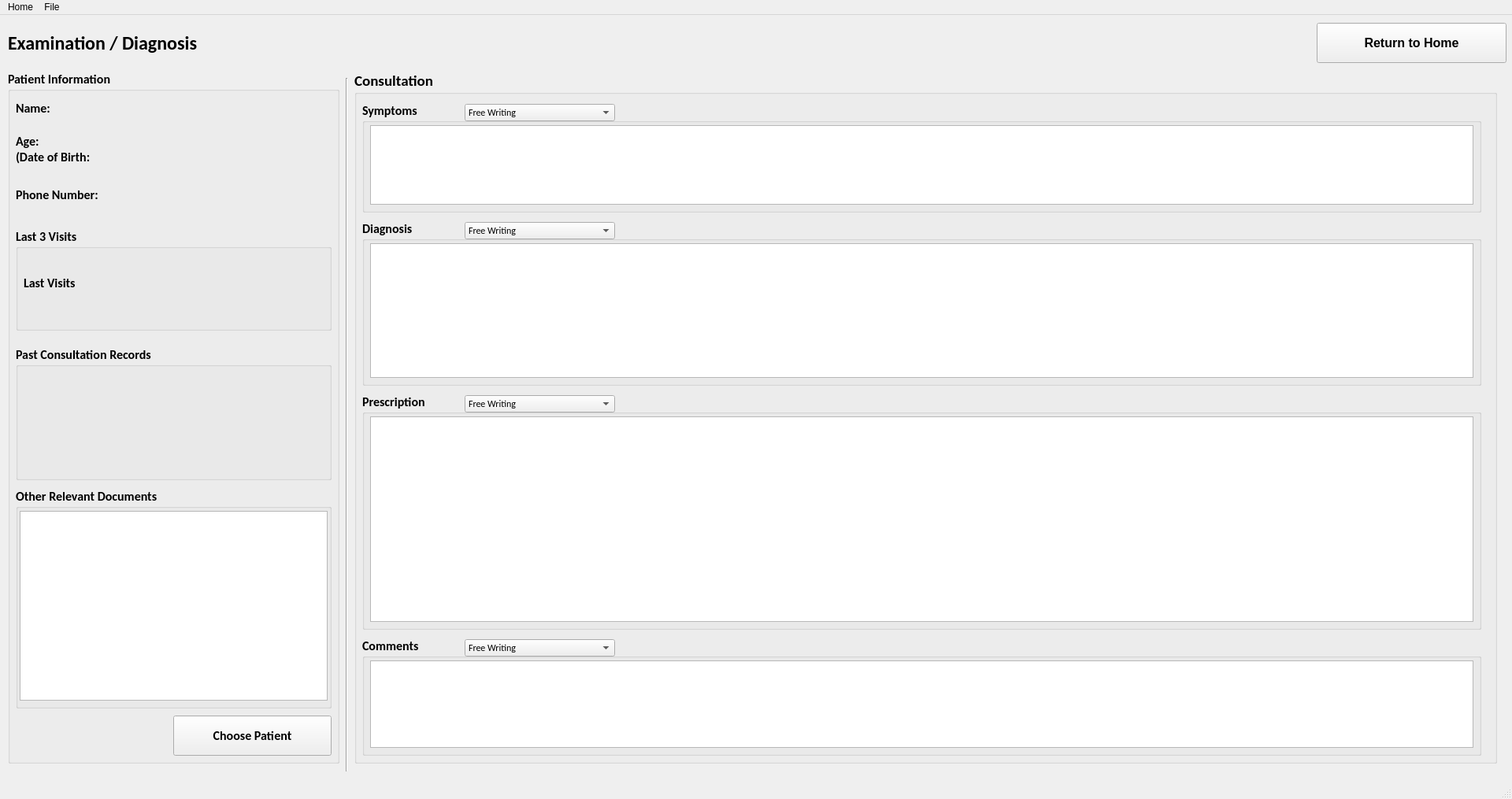
<?xml version="1.0" encoding="UTF-8"?>
<ui version="4.0">
 <class>diagnosisWindow</class>
 <widget class="QMainWindow" name="diagnosisWindow">
  <property name="geometry">
   <rect>
    <x>0</x>
    <y>0</y>
    <width>1920</width>
    <height>1015</height>
   </rect>
  </property>
  <property name="windowTitle">
   <string>MainWindow</string>
  </property>
  <widget class="QWidget" name="centralwidget">
   <widget class="QLabel" name="label">
    <property name="geometry">
     <rect>
      <x>10</x>
      <y>10</y>
      <width>351</width>
      <height>51</height>
     </rect>
    </property>
    <property name="font">
     <font>
      <family>Calibri</family>
      <pointsize>18</pointsize>
      <weight>75</weight>
      <bold>true</bold>
     </font>
    </property>
    <property name="text">
     <string>Examination / Diagnosis</string>
    </property>
   </widget>
   <widget class="QGroupBox" name="groupBox">
    <property name="geometry">
     <rect>
      <x>10</x>
      <y>70</y>
      <width>421</width>
      <height>881</height>
     </rect>
    </property>
    <property name="font">
     <font>
      <family>Calibri</family>
      <pointsize>12</pointsize>
      <weight>75</weight>
      <bold>true</bold>
     </font>
    </property>
    <property name="title">
     <string>Patient Information</string>
    </property>
    <widget class="QLabel" name="label_2">
     <property name="geometry">
      <rect>
       <x>10</x>
       <y>40</y>
       <width>391</width>
       <height>16</height>
      </rect>
     </property>
     <property name="text">
      <string>Name: </string>
     </property>
    </widget>
    <widget class="QLabel" name="label_3">
     <property name="geometry">
      <rect>
       <x>10</x>
       <y>80</y>
       <width>391</width>
       <height>41</height>
      </rect>
     </property>
     <property name="text">
      <string>Age: 
(Date of Birth:</string>
     </property>
    </widget>
    <widget class="QLabel" name="label_4">
     <property name="geometry">
      <rect>
       <x>10</x>
       <y>150</y>
       <width>391</width>
       <height>16</height>
      </rect>
     </property>
     <property name="font">
      <font>
       <pointsize>12</pointsize>
      </font>
     </property>
     <property name="text">
      <string>Phone Number:</string>
     </property>
    </widget>
    <widget class="QGroupBox" name="groupBox_2">
     <property name="geometry">
      <rect>
       <x>10</x>
       <y>200</y>
       <width>401</width>
       <height>131</height>
      </rect>
     </property>
     <property name="title">
      <string>Last 3 Visits</string>
     </property>
     <widget class="QLabel" name="label_5">
      <property name="geometry">
       <rect>
        <x>10</x>
        <y>30</y>
        <width>381</width>
        <height>81</height>
       </rect>
      </property>
      <property name="text">
       <string>Last Visits</string>
      </property>
     </widget>
    </widget>
    <widget class="QGroupBox" name="groupBox_3">
     <property name="geometry">
      <rect>
       <x>10</x>
       <y>350</y>
       <width>401</width>
       <height>171</height>
      </rect>
     </property>
     <property name="title">
      <string>Past Consultation Records</string>
     </property>
    </widget>
    <widget class="QGroupBox" name="groupBox_4">
     <property name="geometry">
      <rect>
       <x>10</x>
       <y>530</y>
       <width>401</width>
       <height>281</height>
      </rect>
     </property>
     <property name="title">
      <string>Other Relevant Documents</string>
     </property>
     <widget class="QTableView" name="tableView">
      <property name="geometry">
       <rect>
        <x>5</x>
        <y>30</y>
        <width>391</width>
        <height>241</height>
       </rect>
      </property>
     </widget>
    </widget>
    <widget class="QPushButton" name="pushButton">
     <property name="geometry">
      <rect>
       <x>210</x>
       <y>820</y>
       <width>201</width>
       <height>51</height>
      </rect>
     </property>
     <property name="text">
      <string>Choose Patient</string>
     </property>
    </widget>
   </widget>
   <widget class="Line" name="line">
    <property name="geometry">
     <rect>
      <x>430</x>
      <y>80</y>
      <width>20</width>
      <height>881</height>
     </rect>
    </property>
    <property name="orientation">
     <enum>Qt::Vertical</enum>
    </property>
   </widget>
   <widget class="QGroupBox" name="groupBox_5">
    <property name="geometry">
     <rect>
      <x>450</x>
      <y>70</y>
      <width>1451</width>
      <height>881</height>
     </rect>
    </property>
    <property name="font">
     <font>
      <family>Calibri</family>
      <pointsize>14</pointsize>
      <weight>75</weight>
      <bold>true</bold>
     </font>
    </property>
    <property name="title">
     <string>Consultation</string>
    </property>
    <widget class="QGroupBox" name="groupBox_6">
     <property name="geometry">
      <rect>
       <x>10</x>
       <y>40</y>
       <width>1421</width>
       <height>141</height>
      </rect>
     </property>
     <property name="font">
      <font>
       <family>Calibri</family>
       <pointsize>12</pointsize>
       <weight>75</weight>
       <bold>true</bold>
      </font>
     </property>
     <property name="title">
      <string>Symptoms</string>
     </property>
     <widget class="QTextEdit" name="textEdit">
      <property name="geometry">
       <rect>
        <x>10</x>
        <y>30</y>
        <width>1401</width>
        <height>101</height>
       </rect>
      </property>
     </widget>
     <widget class="QComboBox" name="comboBox">
      <property name="geometry">
       <rect>
        <x>130</x>
        <y>3</y>
        <width>191</width>
        <height>22</height>
       </rect>
      </property>
      <property name="font">
       <font>
        <pointsize>9</pointsize>
        <weight>50</weight>
        <bold>false</bold>
       </font>
      </property>
      <item>
       <property name="text">
        <string>Free Writing</string>
       </property>
      </item>
      <item>
       <property name="text">
        <string>Unordered List</string>
       </property>
      </item>
      <item>
       <property name="text">
        <string>Ordered List</string>
       </property>
      </item>
     </widget>
    </widget>
    <widget class="QGroupBox" name="groupBox_7">
     <property name="geometry">
      <rect>
       <x>10</x>
       <y>190</y>
       <width>1421</width>
       <height>211</height>
      </rect>
     </property>
     <property name="font">
      <font>
       <family>Calibri</family>
       <pointsize>12</pointsize>
       <weight>75</weight>
       <bold>true</bold>
      </font>
     </property>
     <property name="title">
      <string>Diagnosis</string>
     </property>
     <widget class="QTextEdit" name="textEdit_2">
      <property name="geometry">
       <rect>
        <x>10</x>
        <y>30</y>
        <width>1401</width>
        <height>171</height>
       </rect>
      </property>
     </widget>
     <widget class="QComboBox" name="comboBox_2">
      <property name="geometry">
       <rect>
        <x>130</x>
        <y>3</y>
        <width>191</width>
        <height>22</height>
       </rect>
      </property>
      <property name="font">
       <font>
        <pointsize>9</pointsize>
        <weight>50</weight>
        <bold>false</bold>
       </font>
      </property>
      <item>
       <property name="text">
        <string>Free Writing</string>
       </property>
      </item>
      <item>
       <property name="text">
        <string>Unordered List</string>
       </property>
      </item>
      <item>
       <property name="text">
        <string>Ordered List</string>
       </property>
      </item>
     </widget>
    </widget>
    <widget class="QGroupBox" name="groupBox_8">
     <property name="geometry">
      <rect>
       <x>10</x>
       <y>410</y>
       <width>1421</width>
       <height>301</height>
      </rect>
     </property>
     <property name="font">
      <font>
       <family>Calibri</family>
       <pointsize>12</pointsize>
       <weight>75</weight>
       <bold>true</bold>
      </font>
     </property>
     <property name="title">
      <string>Prescription</string>
     </property>
     <widget class="QTextEdit" name="textEdit_3">
      <property name="geometry">
       <rect>
        <x>10</x>
        <y>30</y>
        <width>1401</width>
        <height>261</height>
       </rect>
      </property>
     </widget>
     <widget class="QComboBox" name="comboBox_3">
      <property name="geometry">
       <rect>
        <x>130</x>
        <y>3</y>
        <width>191</width>
        <height>22</height>
       </rect>
      </property>
      <property name="font">
       <font>
        <pointsize>9</pointsize>
        <weight>50</weight>
        <bold>false</bold>
       </font>
      </property>
      <item>
       <property name="text">
        <string>Free Writing</string>
       </property>
      </item>
      <item>
       <property name="text">
        <string>Unordered List</string>
       </property>
      </item>
      <item>
       <property name="text">
        <string>Ordered List</string>
       </property>
      </item>
     </widget>
    </widget>
    <widget class="QGroupBox" name="groupBox_9">
     <property name="geometry">
      <rect>
       <x>10</x>
       <y>720</y>
       <width>1421</width>
       <height>151</height>
      </rect>
     </property>
     <property name="font">
      <font>
       <family>Calibri</family>
       <pointsize>12</pointsize>
       <weight>75</weight>
       <bold>true</bold>
      </font>
     </property>
     <property name="title">
      <string>Comments</string>
     </property>
     <widget class="QTextEdit" name="textEdit_4">
      <property name="geometry">
       <rect>
        <x>10</x>
        <y>30</y>
        <width>1401</width>
        <height>111</height>
       </rect>
      </property>
     </widget>
     <widget class="QComboBox" name="comboBox_4">
      <property name="geometry">
       <rect>
        <x>130</x>
        <y>3</y>
        <width>191</width>
        <height>22</height>
       </rect>
      </property>
      <property name="font">
       <font>
        <pointsize>9</pointsize>
        <weight>50</weight>
        <bold>false</bold>
       </font>
      </property>
      <item>
       <property name="text">
        <string>Free Writing</string>
       </property>
      </item>
      <item>
       <property name="text">
        <string>Unordered List</string>
       </property>
      </item>
      <item>
       <property name="text">
        <string>Ordered List</string>
       </property>
      </item>
     </widget>
    </widget>
   </widget>
   <widget class="QPushButton" name="pushButton_2">
    <property name="geometry">
     <rect>
      <x>1672</x>
      <y>10</y>
      <width>241</width>
      <height>51</height>
     </rect>
    </property>
    <property name="font">
     <font>
      <pointsize>12</pointsize>
      <weight>75</weight>
      <bold>true</bold>
     </font>
    </property>
    <property name="text">
     <string>Return to Home</string>
    </property>
   </widget>
  </widget>
  <widget class="QMenuBar" name="menubar">
   <property name="geometry">
    <rect>
     <x>0</x>
     <y>0</y>
     <width>1920</width>
     <height>21</height>
    </rect>
   </property>
   <widget class="QMenu" name="menuHome">
    <property name="title">
     <string>Home</string>
    </property>
   </widget>
   <widget class="QMenu" name="menuFile">
    <property name="title">
     <string>File</string>
    </property>
    <addaction name="actionSave"/>
    <addaction name="actionPrint"/>
   </widget>
   <addaction name="menuHome"/>
   <addaction name="menuFile"/>
  </widget>
  <widget class="QStatusBar" name="statusbar"/>
  <action name="actionSave">
   <property name="text">
    <string>Save</string>
   </property>
  </action>
  <action name="actionPrint">
   <property name="text">
    <string>Print</string>
   </property>
  </action>
 </widget>
 <resources/>
 <connections/>
</ui>
